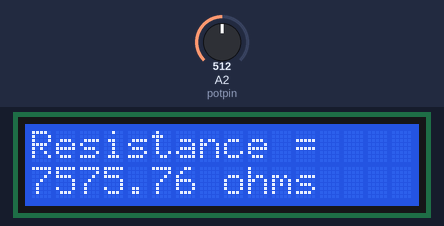
The sketch below on a simulated Arduino Uno, built with avr-gcc and run on an emulated ATmega328P. On the bench: 16×2 character LCD. The inputs (shaded band) are chosen by the test bench; at power-on: A2 (potpin) = 512. What the sketch prints to the serial monitor is not drawn.

Above: at 1.2 s.
1.3 s: A2 (potpin) set to 73
At 2.2 s:
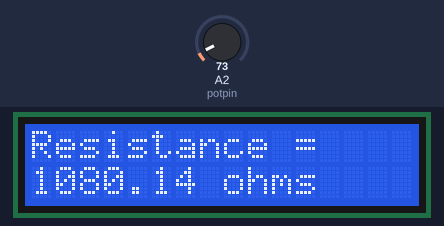
2.9 s: A2 (potpin) set to 60
At 4.1 s:
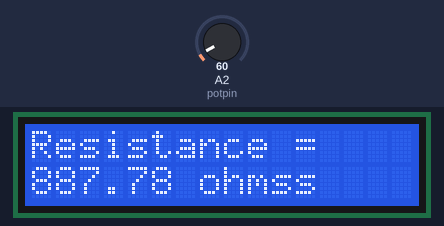
4.6 s: A2 (potpin) set to 8
At 5.9 s:
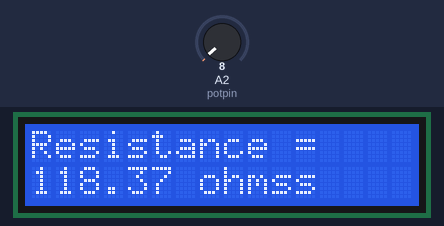
6.2 s: A2 (potpin) set to 5
At 6.6 s:
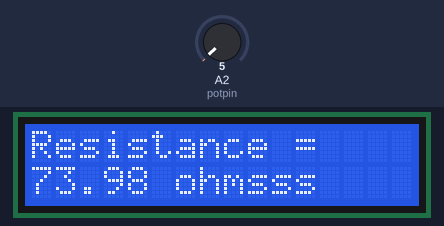
7.8 s: A2 (potpin) set to 0
At 8.4 s:
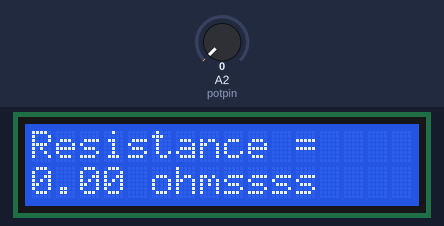
Timing chart, 0 to 10.4 s (numbered marks = the images above; inputs shaded):
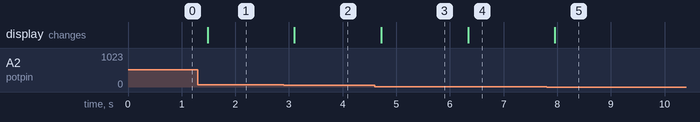

Measured:
- the behaviour switches between 68 and 67 on A2 (potpin) (found by bisection; images 1 and 2)
- the behaviour switches between 7 and 6 on A2 (potpin) (found by bisection; images 3 and 4)
- after the input at 1.3 s, the display: changes after 0.18 s (image 1)
- after the input at 2.9 s, the display: changes after 0.20 s (image 2)
- after the input at 4.6 s, the display: changes after 0.12 s (image 3)
- after the input at 6.2 s, the display: changes after 0.14 s (image 4)
- after the input at 7.8 s, the display: changes after 0.15 s (image 5)

The sketch:

Resistance_of_potentiometer_LCD.ino
```cpp
#include <LiquidCrystal.h>

const int potpin = A2;
int val = 0;
const int rs = 12, en = 11, d4 = 5, d5 = 4, d6 = 3, d7 = 2;
LiquidCrystal lcd(rs, en, d4, d5, d6, d7);

void setup()
{
   Serial.begin(9600);
   lcd.begin(16, 2);
   lcd.print("Resistance = ");
}

void loop()
{
  val = analogRead(potpin);
  Serial.println(val);
  lcd.setCursor(0, 1);
  lcd.print(val*14.7964);
  lcd.print(" ohms");
  delay(200);
}
```
